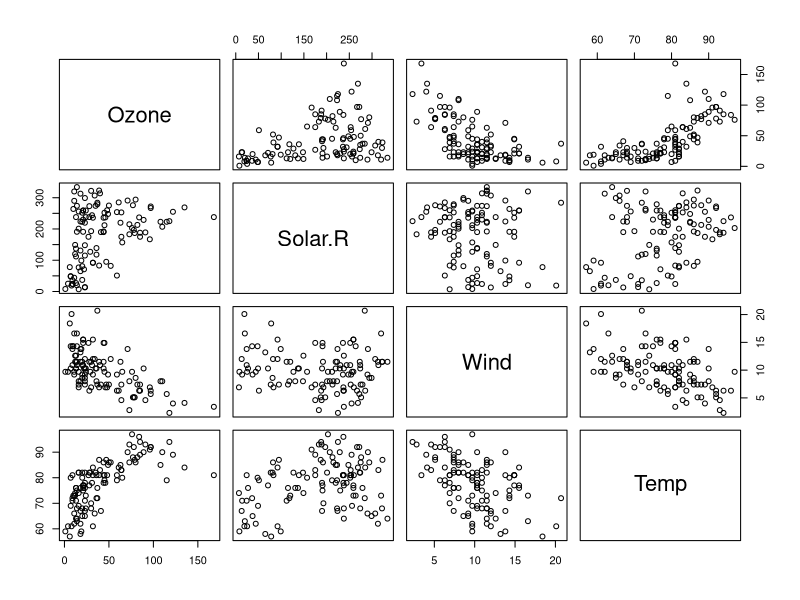
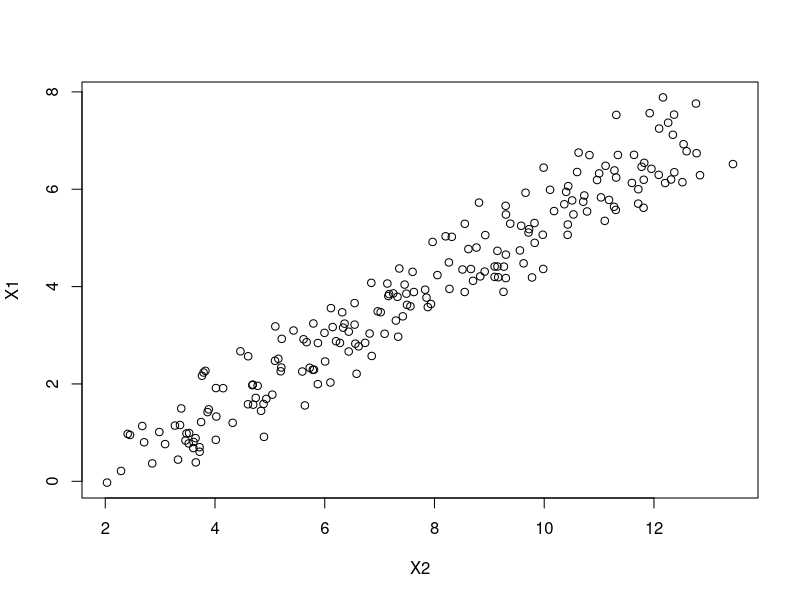
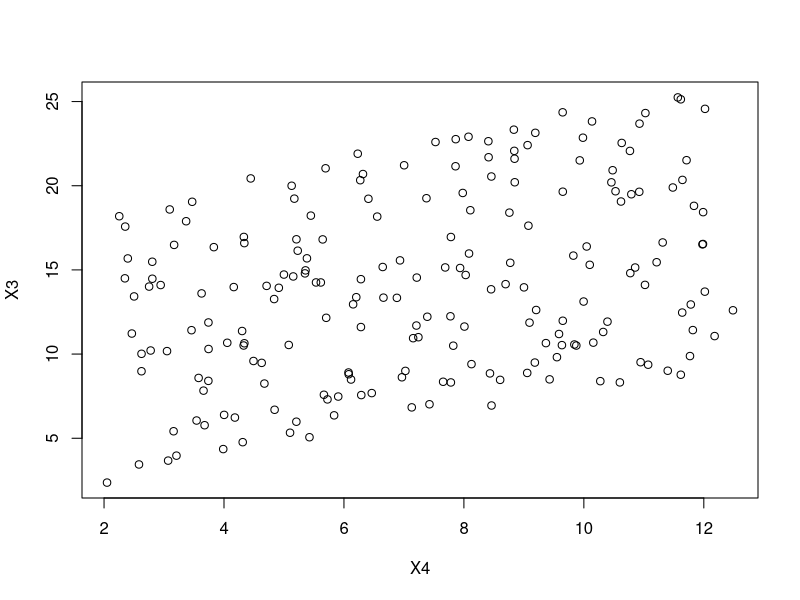
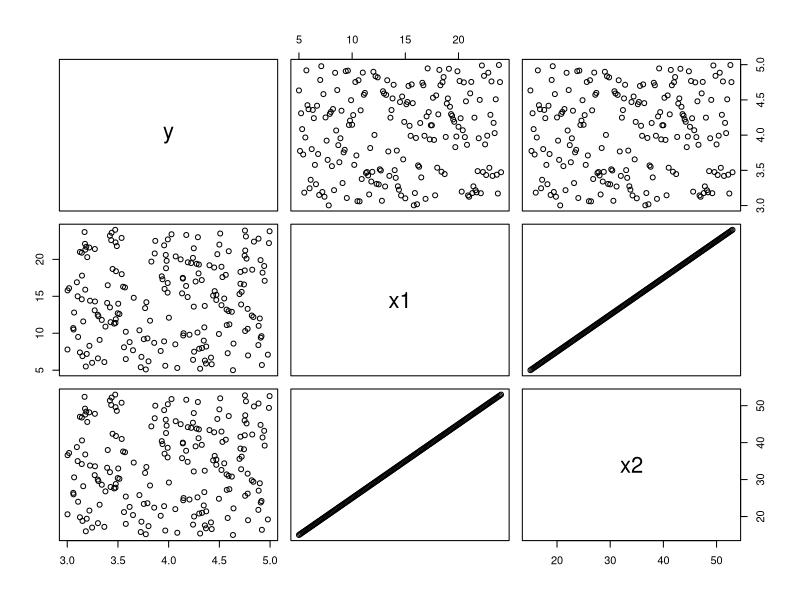

Write R code to recreate these figures, in order.
## ---- chunk 1
library(dplyr)
## ---- chunk 2
data("airquality")
head(airquality, 15)
## ---- chunk 3
airquality=airquality%>%
  subset(is.na(Solar.R)==FALSE&is.na(Ozone)==FALSE)
## ---- chunk 4
pairs(airquality[,c(1:4)])
cor(airquality[,c(1:4)], use="na.or.complete")

## ---- chunk 5
Y = seq(from=0, to=20, by=0.1)
X1 = (Y-2)/3 + runif(length(Y), min=0.5, max=2)
X2 = (Y+3)/2 + runif(length(Y), min=0.5, max=2)
df = as.data.frame(cbind(Y, X1, X2))
summary(lm(Y~X1, data=df))
## ---- chunk 6
summary(lm(Y~X2, data=df))
## ---- chunk 7
summary(lm(Y~X1+X2, data=df))
## ---- chunk 8
plot(X1~X2)
## ---- chunk 9
cor(X1, X2)
## ---- chunk 10
Y2 = seq(from=0, to=20, by=0.1)
X3 = (Y2-2)/3 + runif(length(Y2), min=3, max=20)
X4 = (Y2+3)/2 + runif(length(Y2), min=0.5, max=1)
df = as.data.frame(cbind(Y2, X3, X4))
summary(lm(Y2~X3, data=df))
## ---- chunk 11
summary(lm(Y2~X4, data=df))
## ---- chunk 12
summary(lm(Y2~X3+X4, data=df))
## ---- chunk 13
plot(X3~X4) 
## ---- chunk 14
y=seq(from=1, to=20, by=0.1)
y=runif(length(y), min=3, max=5)
x1=seq(from=5, to=24, by=0.1)
x2=x1*2+5
df = data.frame(y, x1, x2)
pairs(df)
## ---- chunk 15
summary(lm(y~x1+x2))
## ---- chunk 16
mod1 = lm(Temp~Wind, data=airquality)
summary(mod1)
## ---- chunk 17
mod2 = lm(Temp~Wind+Solar.R, data=airquality)
summary(mod2)
## ---- chunk 18
anova(mod1, mod2)
## ---- chunk 19
mod1 = lm(Temp~Wind, data=airquality)
mod2 = lm(Temp~Wind+Solar.R, data=airquality)
mod3 = lm(Temp~Wind+Solar.R+Ozone, data=airquality)
summary(mod1)
summary(mod2)
summary(mod3)
## ---- chunk 20
anova(mod1,mod2,mod3)
## ---- chunk 21
res = residuals(mod1)
RSS1 = sum(res^2)
RSS1
## ---- chunk 22
res = residuals(mod2)
RSS2 = sum(res^2)
RSS2
## ---- chunk 23
fstat=((RSS1-RSS2)/(3-2))/((RSS2)/summary(mod2)$df[2])
fstat
## ---- chunk 24
1-pf(fstat, df1=1, df2=nrow(airquality)-3)
## ---- chunk 25
anova(mod1,mod2)
## ---- chunk 26
AIC(mod1,mod2,mod3)
